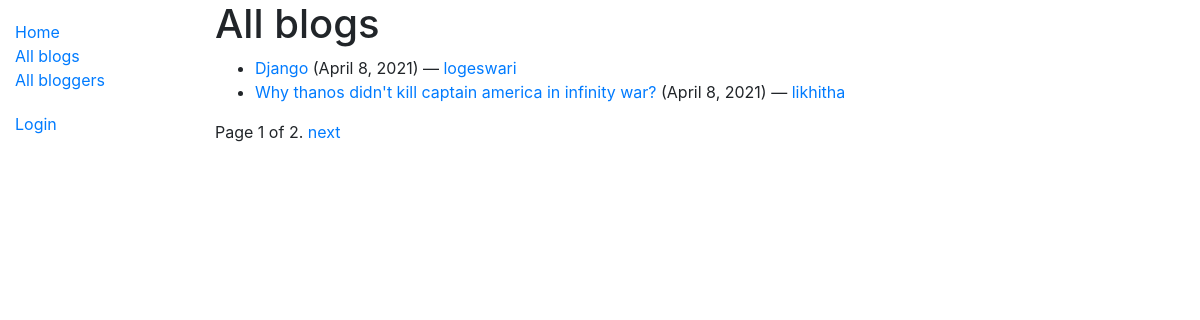
/blog/blogs/, run on the app's committed database.
### blog/models.py (models this page shows, shortened)
class Blog(models.Model):
    name = models.CharField(max_length=200)
    author = models.ForeignKey(BlogAuthor, on_delete=models.SET_NULL, null=True)
    description = models.TextField(max_length=2000, help_text="Enter you blog text here.")
    post_date = models.DateField(default=date.today)
    class Meta:
        ordering = ["-post_date"]
    def get_absolute_url(self):
        return reverse('blog-detail', args=[str(self.id)])

class BlogAuthor(models.Model):
    user = models.OneToOneField(User, on_delete=models.SET_NULL, null=True)
    bio = models.TextField(max_length=400, help_text="Enter your bio details here.")
    class Meta:
        ordering = ["user", "bio"]
    def __str__(self):
        return self.user.username

### blog/views.py (the view)
# urls.py: path('blogs/', views.BlogListView.as_view(), name='blogs'),
class BlogListView(generic.ListView):
    model = Blog
    paginate_by = 2

### blog/templates/blog/blog_list.html
{% extends "base_generic.html" %}
{% block content %}
    <h1>All blogs</h1>
    {% if blog_list %}
    <ul>
      {% for blog in blog_list %}
      <li>
        <a href="{{ blog.get_absolute_url }}">{{ blog.name }}</a> ({{blog.post_date}}) — <a href="{% url 'blogs-by-author' blog.author.pk %}">{{ blog.author }}</a>
      </li>
      {% endfor %}
    </ul>
    {% else %}
      <p>There are no blogs.</p>
    {% endif %}
{% endblock %}

### blog/templates/base_generic.html (shortened to what this page needs)
<!DOCTYPE html>
<html lang="en">
<head>
    <link rel="stylesheet" href="https://cdn.jsdelivr.net/npm/bootstrap@4.5.3/dist/css/bootstrap.min.css">
  {% load static %}
  <link rel="stylesheet" href="{% static 'css/styles.css' %}">
</head>
<body>
<div class="container-fluid">
<div class="row">
  <div class="col-sm-2">
  {% block sidebar %}
  <ul class="sidebar-nav">
    <li><a href="{% url 'index' %}">Home</a></li>
    <li><a href="{% url 'blogs' %}">All blogs</a></li>
    <li><a href="{% url 'bloggers' %}">All bloggers</a></li>
  </ul>
  <ul class="sidebar-nav">
   {% if user.is_authenticated %}
     <li>User: {{ user.get_username }}</li>
     <li><a href="{% url 'logout'%}?next={{request.path}}">Logout</a></li>
   {% else %}
     <li><a href="{% url 'login'%}?next={{request.path}}">Login</a></li>
   {% endif %}
  </ul>
  {% endblock %}
  </div>
  <div class="col-sm-10 ">
  {% block content %}{% endblock %}
  {% block pagination %}
    {% if is_paginated %}
        <div class="pagination">
            <span class="page-links">
                <span class="page-current">
                    Page {{ page_obj.number }} of {{ page_obj.paginator.num_pages }}.
                </span>
                {% if page_obj.has_next %}
                    <a href="{{ request.path }}?page={{ page_obj.next_page_number }}">next</a>
                {% endif %}
            </span>
        </div>
    {% endif %}
  {% endblock %}
  </div>
</div>
</div>
</body>
</html>

### blog/static/css/styles.css (style rules this page uses)
.sidebar-nav { margin-top: 20px; padding: 0; list-style: none; }

### data on the page
Blog: name "Django", post_date "April 8, 2021", author "logeswari"
Blog: name "Why thanos didn't kill captain america in infinity war?", post_date "April 8, 2021", author "likhitha"

### other printed values
{{ page_obj.number }} "1"
{{ page_obj.paginator.num_pages }} "2"
